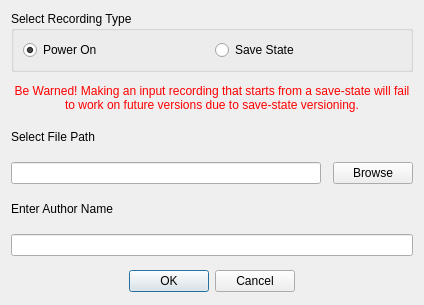
<?xml version="1.0" encoding="UTF-8"?>
<ui version="4.0">
 <class>NewInputRecordingDlg</class>
 <widget class="QDialog" name="NewInputRecordingDlg">
  <property name="geometry">
   <rect>
    <x>0</x>
    <y>0</y>
    <width>424</width>
    <height>305</height>
   </rect>
  </property>
  <property name="windowTitle">
   <string>New Input Recording</string>
  </property>
  <layout class="QVBoxLayout" name="verticalLayout_2">
   <property name="spacing">
    <number>12</number>
   </property>
   <item>
    <layout class="QVBoxLayout" name="m_mainLayout">
     <property name="spacing">
      <number>12</number>
     </property>
     <item>
      <widget class="QGroupBox" name="m_recTypeGroup">
       <property name="title">
        <string>Select Recording Type</string>
       </property>
       <property name="flat">
        <bool>false</bool>
       </property>
       <layout class="QHBoxLayout" name="horizontalLayout_2">
        <item>
         <layout class="QHBoxLayout" name="m_recTypeLayout">
          <item>
           <widget class="QRadioButton" name="m_recTypePowerOn">
            <property name="text">
             <string extracomment="Indicates that the input recording that is about to be started will be recorded from the moment the emulation boots on/starts.">Power On</string>
            </property>
            <property name="checked">
             <bool>true</bool>
            </property>
           </widget>
          </item>
          <item>
           <widget class="QRadioButton" name="m_recTypeSaveState">
            <property name="text">
             <string extracomment="Indicates that the input recording that is about to be started will be recorded when an accompanying save state is saved.">Save State</string>
            </property>
           </widget>
          </item>
         </layout>
        </item>
       </layout>
      </widget>
     </item>
     <item>
      <widget class="QLabel" name="m_recTypeWarning">
       <property name="sizePolicy">
        <sizepolicy hsizetype="Minimum" vsizetype="Preferred">
         <horstretch>0</horstretch>
         <verstretch>0</verstretch>
        </sizepolicy>
       </property>
       <property name="text">
        <string>&lt;html&gt;&lt;head/&gt;&lt;body&gt;&lt;p align=&quot;center&quot;&gt;&lt;span style=&quot; color:#ff0000;&quot;&gt;Be Warned! Making an input recording that starts from a save-state will fail to work on future versions due to save-state versioning.&lt;/span&gt;&lt;/p&gt;&lt;/body&gt;&lt;/html&gt;</string>
       </property>
       <property name="wordWrap">
        <bool>true</bool>
       </property>
      </widget>
     </item>
     <item>
      <widget class="QLabel" name="m_filePathLabel">
       <property name="text">
        <string>Select File Path</string>
       </property>
       <property name="buddy">
        <cstring>m_filePathInput</cstring>
       </property>
      </widget>
     </item>
     <item>
      <layout class="QHBoxLayout" name="m_filePathLayout">
       <item>
        <widget class="QLineEdit" name="m_filePathInput"/>
       </item>
       <item>
        <widget class="QPushButton" name="m_filePathBrowseBtn">
         <property name="text">
          <string>Browse</string>
         </property>
        </widget>
       </item>
      </layout>
     </item>
     <item>
      <widget class="QLabel" name="m_authorLabel">
       <property name="text">
        <string>Enter Author Name</string>
       </property>
       <property name="buddy">
        <cstring>m_authorInput</cstring>
       </property>
      </widget>
     </item>
     <item>
      <widget class="QLineEdit" name="m_authorInput"/>
     </item>
     <item>
      <widget class="QDialogButtonBox" name="m_dlgBtns">
       <property name="sizePolicy">
        <sizepolicy hsizetype="Expanding" vsizetype="Minimum">
         <horstretch>0</horstretch>
         <verstretch>0</verstretch>
        </sizepolicy>
       </property>
       <property name="orientation">
        <enum>Qt::Orientation::Horizontal</enum>
       </property>
       <property name="standardButtons">
        <set>QDialogButtonBox::StandardButton::Cancel|QDialogButtonBox::StandardButton::Ok</set>
       </property>
       <property name="centerButtons">
        <bool>true</bool>
       </property>
      </widget>
     </item>
    </layout>
   </item>
  </layout>
 </widget>
 <tabstops>
  <tabstop>m_recTypePowerOn</tabstop>
  <tabstop>m_recTypeSaveState</tabstop>
  <tabstop>m_filePathInput</tabstop>
  <tabstop>m_filePathBrowseBtn</tabstop>
  <tabstop>m_authorInput</tabstop>
 </tabstops>
 <resources/>
 <connections>
  <connection>
   <sender>m_dlgBtns</sender>
   <signal>accepted()</signal>
   <receiver>NewInputRecordingDlg</receiver>
   <slot>accept()</slot>
   <hints>
    <hint type="sourcelabel">
     <x>248</x>
     <y>254</y>
    </hint>
    <hint type="destinationlabel">
     <x>157</x>
     <y>274</y>
    </hint>
   </hints>
  </connection>
  <connection>
   <sender>m_dlgBtns</sender>
   <signal>rejected()</signal>
   <receiver>NewInputRecordingDlg</receiver>
   <slot>reject()</slot>
   <hints>
    <hint type="sourcelabel">
     <x>316</x>
     <y>260</y>
    </hint>
    <hint type="destinationlabel">
     <x>286</x>
     <y>274</y>
    </hint>
   </hints>
  </connection>
 </connections>
</ui>
